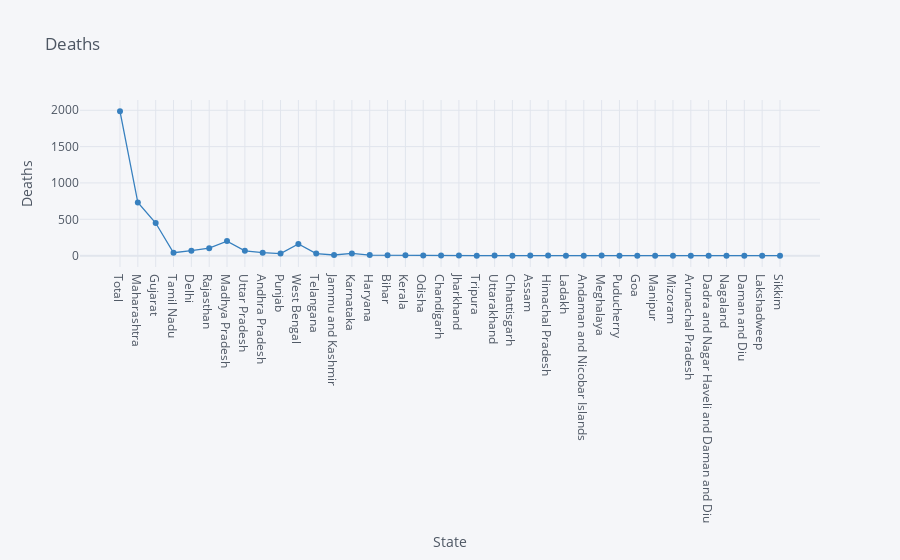

Notebook code cell kept with this figure:
### Markdown cell above
# Deaths as per State

### Code cell
df.iplot(kind="scatter",x="State",y="Deaths",mode='markers+lines',title="Deaths",xTitle="State",yTitle="Deaths",colors='blue',size=0)

### Figure 1 — Plotly figure (JSON) as saved in the notebook; plotly's stock layout.template omitted (floating-point values rounded to 4 significant figures)
{"data": [{"line": {"color": "rgba(55, 128, 191, 1.0)", "dash": "solid", "shape": "linear", "width": 1.3}, "marker": {"size": 0, "symbol": "circle"}, "mode": "markers+lines", "name": "Deaths", "text": "", "type": "scatter", "x": ["Total", "Maharashtra", "Gujarat", "Tamil Nadu", "Delhi", "Rajasthan", "Madhya Pradesh", "Uttar Pradesh", "Andhra Pradesh", "Punjab", "West Bengal", "Telangana", "Jammu and Kashmir", "Karnataka", "Haryana", "Bihar", "Kerala", "Odisha", "Chandigarh", "Jharkhand", "Tripura", "Uttarakhand", "Chhattisgarh", "Assam", "Himachal Pradesh", "Ladakh", "Andaman and Nicobar Islands", "Meghalaya", "Puducherry", "Goa", "Manipur", "Mizoram", "Arunachal Pradesh", "Dadra and Nagar Haveli and Daman and Diu", "Nagaland", "Daman and Diu", "Lakshadweep", "Sikkim"], "y": [1985, 731, 449, 40, 68, 103, 200, 66, 41, 29, 160, 29, 9, 30, 8, 5, 4, 2, 1, 3, 0, 1, 0, 2, 3, 0, 0, 1, 0, 0, 0, 0, 0, 0, 0, 0, 0, 0]}], "layout": {"legend": {"bgcolor": "#F5F6F9", "font": {"color": "#4D5663"}}, "paper_bgcolor": "#F5F6F9", "plot_bgcolor": "#F5F6F9", "title": {"font": {"color": "#4D5663"}, "text": "Deaths"}, "xaxis": {"gridcolor": "#E1E5ED", "showgrid": true, "tickfont": {"color": "#4D5663"}, "title": {"font": {"color": "#4D5663"}, "text": "State"}, "zerolinecolor": "#E1E5ED"}, "yaxis": {"gridcolor": "#E1E5ED", "showgrid": true, "tickfont": {"color": "#4D5663"}, "title": {"font": {"color": "#4D5663"}, "text": "Deaths"}, "zerolinecolor": "#E1E5ED"}}}
